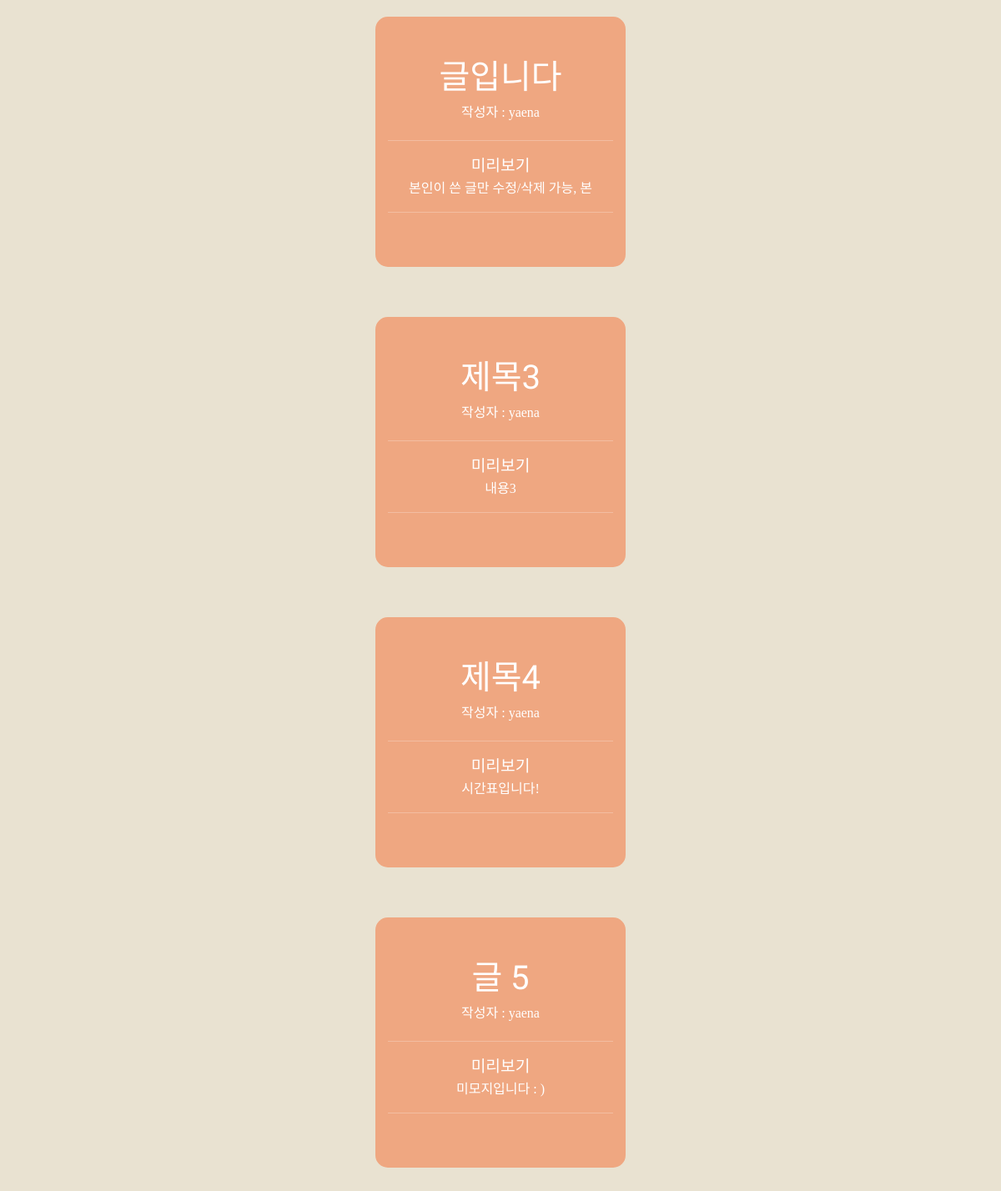
Page /post/ (signed in, lower part) on the earlier database version.
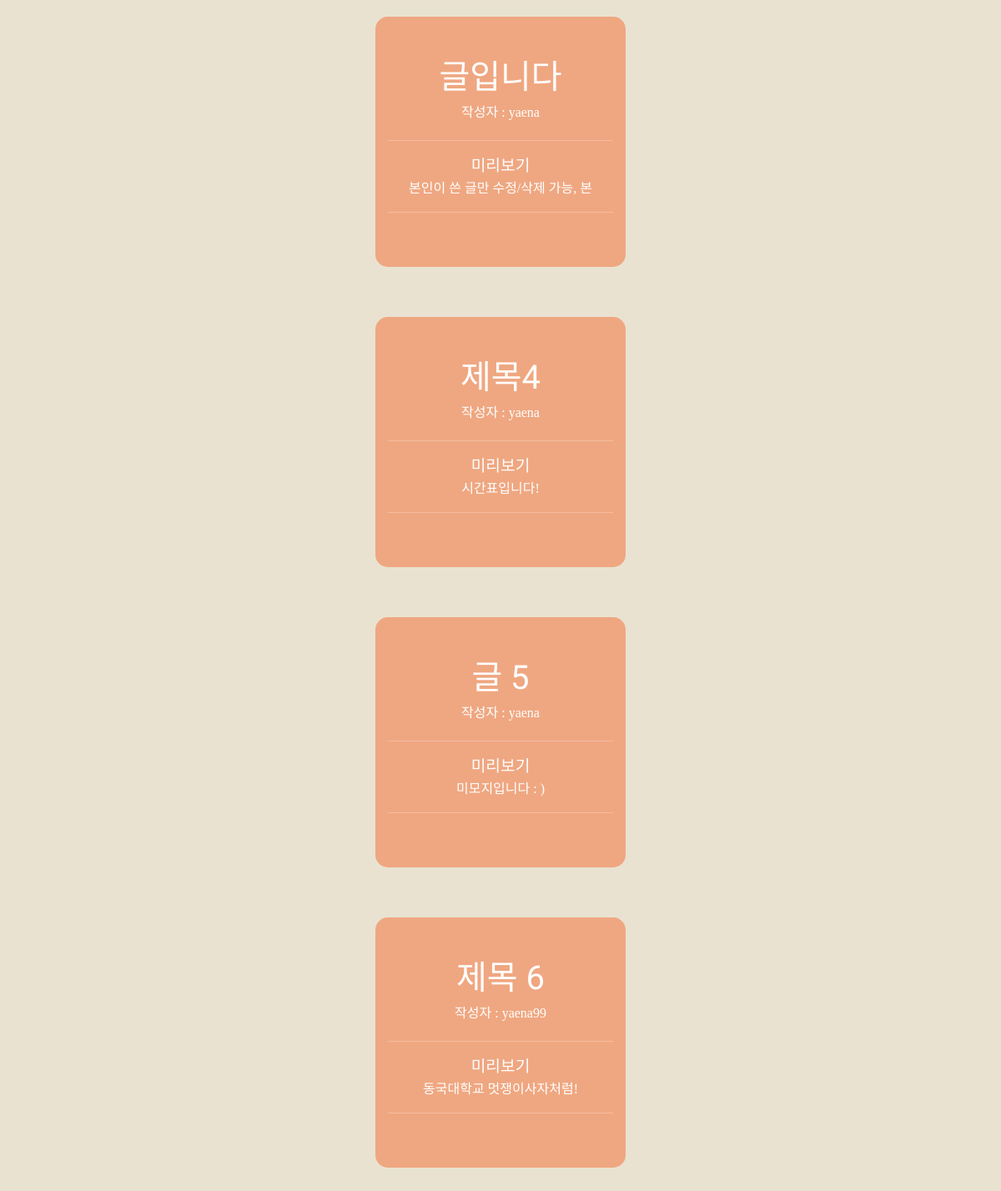
Same page on the later database version.
### main/models.py (models this page shows, shortened)
class Post(models.Model):
    title = models.CharField(max_length=200)
    writer = models.ForeignKey(User,on_delete=models.CASCADE)
    pub_date = models.DateTimeField()
    body = models.TextField()
    image = models.ImageField(upload_to = 'post/', blank = True, null = True)
    like_user_set = models.ManyToManyField(User, blank=True, related_name='likes_user_set',through='Like')
    dislike_user_set = models.ManyToManyField(User, blank=True, related_name='dislikes_user_set',through='Dislike')
    def summary(self):
        return self.body[:20]

### main/views.py (the view)
# urls.py: path('post/',post, name = "post"),
def post(request):
    posts = Post.objects.all()
    return render(request,'main/post.html',{'posts':posts})

### main/templates/main/post.html (shortened to what this page needs)
{% extends 'base.html' %}
{% load static %}
{% block content %}
<div class = "Posts" id = "Posts">
    {% if user.is_authenticated %}
    <div id = "post_container">
      {% for post in posts %}
      <a href = "{% url 'main:detail' post.id %}" style="text-decoration: none;cursor:default">
        <div id = "post_box" style="cursor:pointer">
          <h1>{{post.title}}</h1>
          {% if post.writer %}
              {% if 'user' in post.writer.username %}
                  <h6>작성자 : {{ post.writer.last_name }} {{ post.writer.first_name }}</h6>
              {% else %}
                  <h6>작성자 : {{ post.writer }}</h6>
              {% endif %}
          {% else %}
              <h6>작성자 : 알 수 없음</h6>
          {% endif %}
          <hr style="width: 90%;margin-left: auto;margin-right: auto;">
            <p style="margin:0 ;font-size:larger;">미리보기</p>
            <h7>{{post.summary}}</h7>
            <hr style="width: 90%;margin-left: auto;margin-right: auto;">
        </div>
      </a>
      {%endfor%}
    </div>
    {% else %}
    <a href = "{% url 'account_login' %}" class = "btn btn-warning">로그인</a>
    <a href = "{% url 'account_signup'%}" class = "btn btn-warning">회원가입</a>
    {% endif %}
  </div>
  {% endblock %}

Differences in the rows shown:
removed Post: title "제목3", writer "yaena", summary "내용3"
added Post: title "제목 6", writer "yaena99", summary "동국대학교 멋쟁이사자처럼!"
